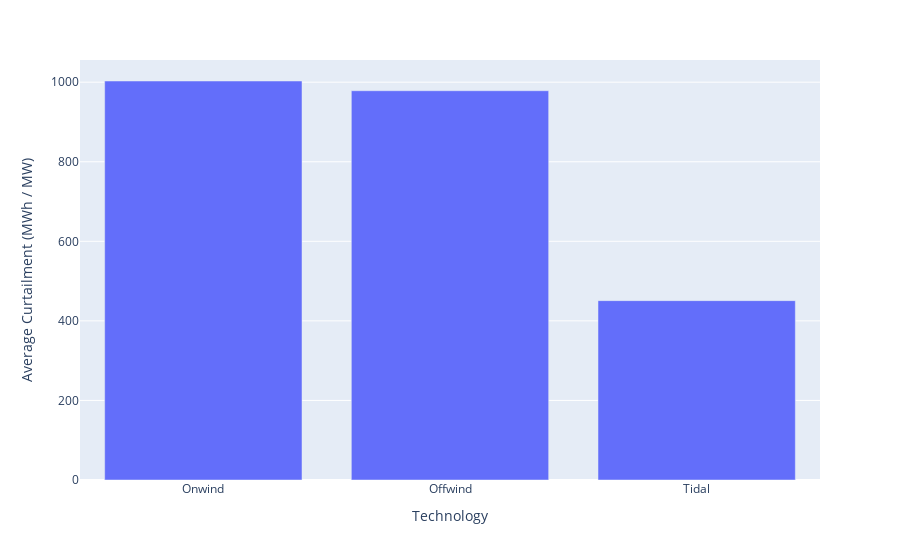

This figure's notebook cell:
### Markdown cell above
The script below calculates a "normalized curtailment" metric to fairly compare the operational inefficiency of different technologies. Instead of looking at raw curtailment totals, it measures how much energy is wasted per unit of installed capacity (MWh / MW).

### Code cell
# --- Overall Normalized Curtailment (Averaged Across Extreme Scenarios) ---
 
scenarios_to_plot_w100 = [
    'Economic_Baseline',
    'Sweep_ghg_w100',
    'Sweep_biodiversity & noise_w100',
    'Sweep_land use_w100',
    'Sweep_grid upgrades_w100',
    'Sweep_reliability_w100'
]
# Filter for only those scenarios that actually exist in the DataFrame to prevent errors.
scenarios_in_df = [s for s in scenarios_to_plot_w100 if s in df.index]

if scenarios_in_df:
    #  technology carriers to be included in the analysis.
    techs = {'onwind', 'offwind', 'tidal'}
    # A dictionary to store the calculated normalized curtailment for each scenario.
    normalized_curtailment_data = {}

    # Loop through each of the selected extreme scenarios.
    for scenario in scenarios_in_df:
        # A temporary dictionary to hold the results for the current scenario.
        norm_curtailment = {}
        # Loop through each technology to calculate its normalized curtailment.
        for tech in techs:
            
            # --- Find the Correct Curtailment and Capacity Columns ---
            cur_col = f"Curtailment_('Generator', '{tech}')_MWh"
            #if cur_col not in df.columns:
                #cur_col = f"Curtailment_('StorageUnit', '{tech}')_MWh"
            
            cap_col = f"Installed_{tech}_MW"
            #if cap_col not in df.columns:
                #cap_col = f"Fixed_Capacity_{tech}_MW"

            # --- Calculate the Normalized Value ---
            if cur_col in df.columns and cap_col in df.columns:
                curtailment_mwh = df.loc[scenario, cur_col]
                capacity_mw = df.loc[scenario, cap_col]
                
                if capacity_mw > 0:
                    norm_val = curtailment_mwh / capacity_mw
                else:
                    norm_val = 0
                
                tech_label = tech.replace('_', ' ').title()
                norm_curtailment[tech_label] = norm_val
        
        normalized_curtailment_data[scenario] = norm_curtailment

    # Convert the dictionary of results into a pandas DataFrame for easy analysis.
    plot_df = pd.DataFrame(normalized_curtailment_data).T

    # --- Generate the Final Interactive Plot ---
    if not plot_df.empty:
        # Calculate the average (mean) normalized curtailment for each technology.
        overall_avg = plot_df.mean()
        # Sort the results in descending order for a more readable bar chart.
        overall_avg.sort_values(ascending=False, inplace=True)
        
        # --- Create the interactive bar chart with Plotly Express ---
        fig = px.bar(
            x=overall_avg.index,
            y=overall_avg.values,
            labels={
                'x': 'Technology',
                'y': 'Average Curtailment per Unit of Capacity (MWh / MW)'
            },
            #title='Overall Normalized Curtailment (Averaged Across Extreme Scenarios)'
        )
        
        # Update layout for a cleaner look
        fig.update_layout(
            xaxis_title='Technology',
            yaxis_title='Average Curtailment (MWh / MW)',
            title_x=0.5 # Center the title
        )
        
        # Show the interactive plot
        fig.show()
        
    else:
        print("Could not generate normalized curtailment data. Check column names.")
else:
    print("None of the specified scenarios were found in the DataFrame to average.")

### Figure 1 — Plotly figure (JSON) as saved in the notebook; plotly's stock layout.template omitted (floating-point values rounded to 4 significant figures)
{"data": [{"hovertemplate": "Technology=%{x}<br>Average Curtailment per Unit of Capacity (MWh / MW)=%{y}<extra></extra>", "legendgroup": "", "marker": {"color": "#636efa", "pattern": {"shape": ""}}, "name": "", "orientation": "v", "showlegend": false, "textposition": "auto", "type": "bar", "x": ["Onwind", "Offwind", "Tidal"], "xaxis": "x", "y": [1003.0, 978.5, 450.9], "yaxis": "y"}], "layout": {"barmode": "relative", "legend": {"tracegroupgap": 0}, "margin": {"t": 60}, "title": {"x": 0.5}, "xaxis": {"anchor": "y", "domain": [0, 1], "title": {"text": "Technology"}}, "yaxis": {"anchor": "x", "domain": [0, 1], "title": {"text": "Average Curtailment (MWh / MW)"}}}}
